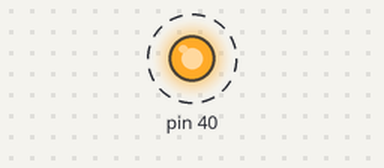
Recording of a program running on a simulated Raspberry Pi (header pin numbers). On the bench: output pins drawn as LEDs (lit = HIGH). Dashed ring = blinking. What the program prints to the terminal is not drawn. At 100.7 s the program stops and its outputs stay as they are.

Above: at 0.02 s.
Timing chart, 0 to 3.0 s (numbered marks = the images above):
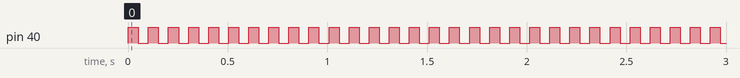

The program:

gpio-test.py
```python
import RPi.GPIO as GPIO
print("importing RPi.GPIO !!!!");
import time
print("importing time !!!");

channels = [40]
GPIO.setmode(GPIO.BOARD);

GPIO.setup(40, GPIO.OUT)

print("GPIO BD pin 40 setup finished, start toggle !!!")
for a in range(1000):
   print a
   print("GPIO high please measure")
   GPIO.output(40, GPIO.HIGH)
   time.sleep(0.05)
   print("GPIO low please measure")
   GPIO.output(40, GPIO.LOW)
   time.sleep(0.05)

GPIO.cleanup()
```

Measured:
- by itself, pin 40: alternates HIGH for 0.05 s and LOW for 0.05 s, 2000 changes in all, then stays LOW
